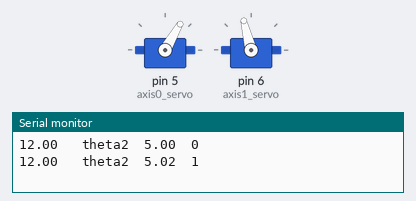
A sketch run on a simulated Arduino Uno, built with avr-gcc and run on an emulated ATmega328P. On the bench: 2 × servo, the last lines printed to the serial monitor.

Above: at 0.05 s.
At 8.25 s:
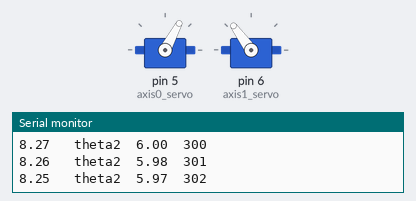
At 12.35 s:
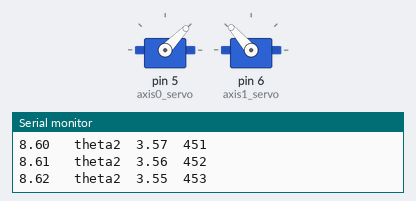
At 16.55 s:
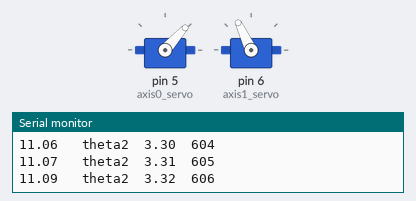
Timing chart, 0 to 25.8 s (numbered marks = the images above):
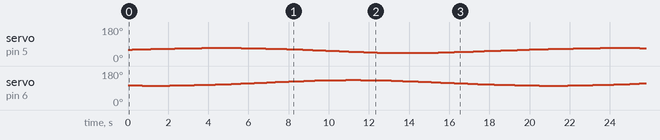

The sketch:

sketch_aug27a.ino
```cpp
#include <Servo.h>          //header file
#include <math.h>
int xc=10;                  //x coordinate of centre of circle
int yc=5;                  //y coordinate of circle of centre
int r=2;                    //radius of circle
double x1,y1;
double l1=10,l2=10;            //link length of arm
double theta1,theta2;
double a;
double x,y;


double t=0;
Servo axis0_servo;          //declaration of servo variable
Servo axis1_servo;

int pos = 0;                // variable to store the servo position

void setup()
{
  Serial.begin(9600);
  axis0_servo.attach(5);    //declartion of the pin no. for servo pin
  axis1_servo.attach(6);
}

void loop()
{

    for(int i=0;i<=1000;i++)
    {
      x=xc+(r*cos((PI*t)/180));
      y=yc+(r*sin((PI*t)/180));

      a=(((pow(x,2)+pow(y,2))-(pow(11,2)+pow(l2,2)))/(2*l1*l2));
      theta2=atan2(sqrt(1-pow(a,2)),a);
      theta1=atan2(y,x)-atan2(l2*sin(theta2),(l2*cos(theta2)+l1));

      theta2=theta2*180/PI;
      theta1=90+theta1*180/PI;
      Serial.print(x);
      Serial.print("   theta2  ");
      Serial.print(y);
      Serial.print("  ");
      Serial.println(i);
      axis0_servo.write(theta1);
      axis1_servo.write(theta2);

      t=t+0.5;
    }
}
```
